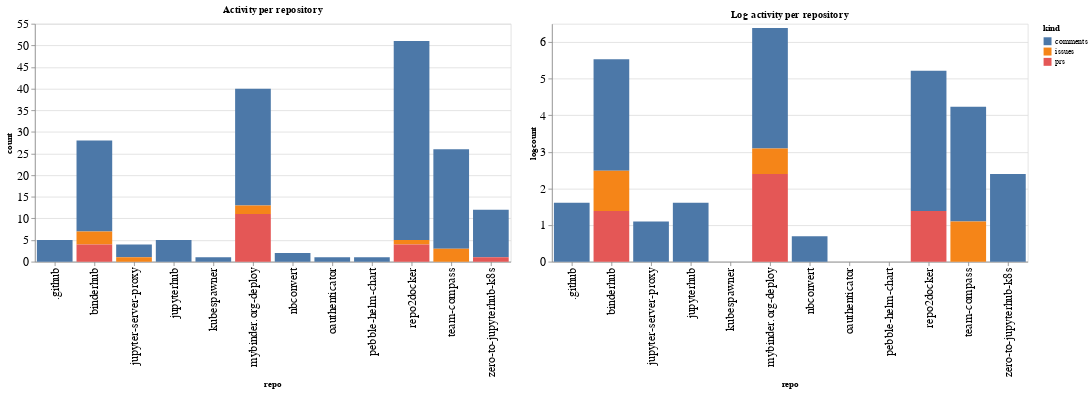

The code cell stored with this chart in its notebook:
### Code cell
ch1 = alt.Chart(repo_summaries, width=600, title="Activity per repository").mark_bar().encode(
    x='repo',
    y='count',
    color='kind',
    tooltip="kind"
)

ch2 = alt.Chart(repo_summaries, width=600, title="Log activity per repository").mark_bar().encode(
    x='repo',
    y='logcount',
    color='kind',
    tooltip="kind"
)

ch1 | ch2

### Figure 1 — Vega-Lite specification as saved in the notebook (floating-point values rounded to 4 significant figures)
{"config": {"axisLeft": {"labelFontSize": 15}, "axisBottom": {"labelFontSize": 15}}, "hconcat": [{"mark": "bar", "encoding": {"color": {"type": "nominal", "field": "kind"}, "tooltip": {"type": "nominal", "field": "kind"}, "x": {"type": "nominal", "field": "repo"}, "y": {"type": "quantitative", "field": "count"}}, "title": "Activity per repository", "width": 600}, {"mark": "bar", "encoding": {"color": {"type": "nominal", "field": "kind"}, "tooltip": {"type": "nominal", "field": "kind"}, "x": {"type": "nominal", "field": "repo"}, "y": {"type": "quantitative", "field": "logcount"}}, "title": "Log activity per repository", "width": 600}], "data": {"name": "data-b72e5682dadbf1943185fcf3e6d3bf9e"}, "$schema": "https://vega.github.io/schema/vega-lite/v4.8.1.json", "datasets": {"data-b72e5682dadbf1943185fcf3e6d3bf9e": [{"repo": ".github", "kind": "comments", "count": 5, "logcount": 1.609}, {"repo": "binderhub", "kind": "comments", "count": 21, "logcount": 3.045}, {"repo": "binderhub", "kind": "issues", "count": 3, "logcount": 1.099}, {"repo": "binderhub", "kind": "prs", "count": 4, "logcount": 1.386}, {"repo": "jupyter-server-proxy", "kind": "comments", "count": 3, "logcount": 1.099}, {"repo": "jupyter-server-proxy", "kind": "issues", "count": 1, "logcount": 0.0}, {"repo": "jupyterhub", "kind": "comments", "count": 5, "logcount": 1.609}, {"repo": "kubespawner", "kind": "comments", "count": 1, "logcount": 0.0}, {"repo": "mybinder.org-deploy", "kind": "comments", "count": 27, "logcount": 3.296}, {"repo": "mybinder.org-deploy", "kind": "issues", "count": 2, "logcount": 0.6931}, {"repo": "mybinder.org-deploy", "kind": "prs", "count": 11, "logcount": 2.398}, {"repo": "nbconvert", "kind": "comments", "count": 2, "logcount": 0.6931}, {"repo": "oauthenticator", "kind": "comments", "count": 1, "logcount": 0.0}, {"repo": "pebble-helm-chart", "kind": "comments", "count": 1, "logcount": 0.0}, {"repo": "repo2docker", "kind": "comments", "count": 46, "logcount": 3.829}, {"repo": "repo2docker", "kind": "issues", "count": 1, "logcount": 0.0}, {"repo": "repo2docker", "kind": "prs", "count": 4, "logcount": 1.386}, {"repo": "team-compass", "kind": "comments", "count": 23, "logcount": 3.135}, {"repo": "team-compass", "kind": "issues", "count": 3, "logcount": 1.099}, {"repo": "zero-to-jupyterhub-k8s", "kind": "comments", "count": 11, "logcount": 2.398}, {"repo": "zero-to-jupyterhub-k8s", "kind": "prs", "count": 1, "logcount": 0.0}]}}
